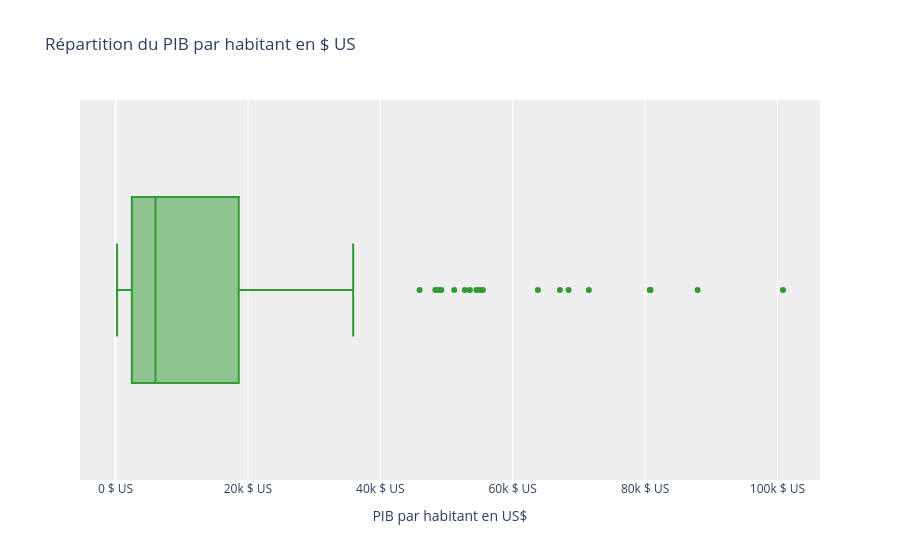

Source (notebook cell):
### Markdown cell above
<div style="border: 1px solid RGB(102, 204, 102);" >
<h3 style="margin: auto; padding: 20px; color: RGB(102, 204, 102); ">6.2 - PIB</h3>
</div>

### Code cell
# Graphique en boxplot pour la colonne "PIB par habitant en US$"
fig = px.box(data_frame = df_merge, x="PIB par habitant en US$", title="Répartition du PIB par habitant en $ US")
fig.update_traces(marker_color='#339933')
fig.update_layout(
    plot_bgcolor='#eeeeee',
    xaxis={"ticksuffix": " $ US"}
)

px.log_x = True
fig.show()

### Figure 1 — Plotly figure (JSON) as saved in the notebook; plotly's stock layout.template omitted (floating-point values rounded to 4 significant figures; data arrays with more than 128 entries replaced by an {"elided": "..."} marker saying what was removed)
{"data": [{"alignmentgroup": "True", "hovertemplate": "PIB par habitant en US$=%{x}<extra></extra>", "legendgroup": "", "marker": {"color": "#339933"}, "name": "", "notched": false, "offsetgroup": "", "orientation": "h", "showlegend": false, "type": "box", "x": {"elided": "159 float values"}, "x0": " ", "xaxis": "x", "y0": " ", "yaxis": "y"}], "layout": {"boxmode": "group", "legend": {"tracegroupgap": 0}, "plot_bgcolor": "#eeeeee", "title": {"text": "Répartition du PIB par habitant en $ US"}, "xaxis": {"anchor": "y", "domain": [0, 1], "ticksuffix": " $ US", "title": {"text": "PIB par habitant en US$"}}, "yaxis": {"anchor": "x", "domain": [0, 1]}}}
